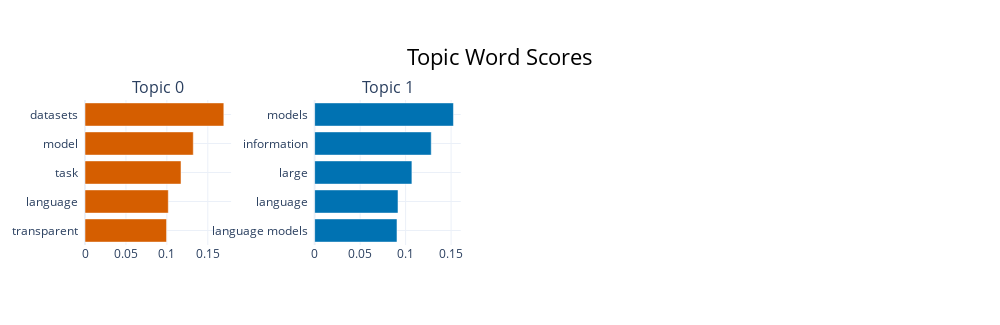

The notebook cell saved with this chart:
### Code cell
topic_model.visualize_barchart()

### Figure 1 — Plotly figure (JSON) as saved in the notebook; plotly's stock layout.template omitted (floating-point values rounded to 4 significant figures)
{"data": [{"marker": {"color": "#D55E00"}, "orientation": "h", "type": "bar", "x": [0.09962, 0.1017, 0.1173, 0.1323, 0.1696], "xaxis": "x", "y": ["transparent  ", "language  ", "task  ", "model  ", "datasets  "], "yaxis": "y"}, {"marker": {"color": "#0072B2"}, "orientation": "h", "type": "bar", "x": [0.09051, 0.09162, 0.1069, 0.1282, 0.1526], "xaxis": "x2", "y": ["language models  ", "language  ", "large  ", "information  ", "models  "], "yaxis": "y2"}], "layout": {"annotations": [{"font": {"size": 16}, "showarrow": false, "text": "Topic 0", "x": 0.0875, "xanchor": "center", "xref": "paper", "y": 1, "yanchor": "bottom", "yref": "paper"}, {"font": {"size": 16}, "showarrow": false, "text": "Topic 1", "x": 0.3625, "xanchor": "center", "xref": "paper", "y": 1, "yanchor": "bottom", "yref": "paper"}], "height": 325, "hoverlabel": {"bgcolor": "white", "font": {"family": "Rockwell", "size": 16}}, "showlegend": false, "title": {"font": {"color": "Black", "size": 22}, "text": "Topic Word Scores", "x": 0.5, "xanchor": "center", "yanchor": "top"}, "width": 1000, "xaxis": {"anchor": "y", "domain": [0, 0.175], "showgrid": true}, "xaxis2": {"anchor": "y2", "domain": [0.275, 0.45], "showgrid": true}, "xaxis3": {"anchor": "y3", "domain": [0.55, 0.725], "showgrid": true}, "xaxis4": {"anchor": "y4", "domain": [0.825, 1], "showgrid": true}, "yaxis": {"anchor": "x", "domain": [0, 1], "showgrid": true}, "yaxis2": {"anchor": "x2", "domain": [0, 1], "showgrid": true}, "yaxis3": {"anchor": "x3", "domain": [0, 1], "showgrid": true}, "yaxis4": {"anchor": "x4", "domain": [0, 1], "showgrid": true}}}
